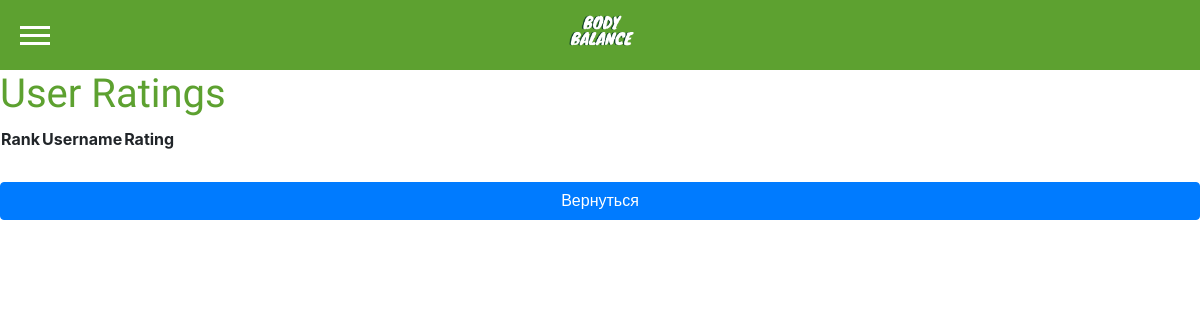
The page /progress/users_rating_read/ (signed in) on the database as committed earlier.
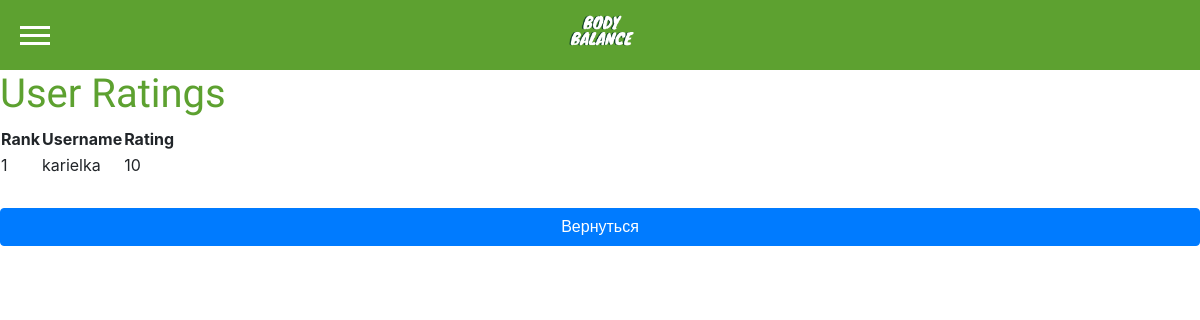
The same page on the database as committed later.
### Progress/models.py (models this page shows, shortened)
class UserRating(models.Model):
    user = models.OneToOneField(User, on_delete=models.CASCADE, related_name='rating')
    rating = models.PositiveIntegerField(default=0)

### Progress/views.py (the view)
# urls.py: path('users_rating_read/', views.users_rating_read, name='users_rating_read'),
@login_required
def users_rating_read(request):
    user_ratings = UserRating.objects.all().order_by('-rating')
    context = {
        'user_ratings': user_ratings,
    }
    return render(request, 'progress/users_rating_read.html', context)

### Progress/templates/progress/users_rating_read.html
{% extends "main/base.html" %}
{% block content %}
<h1>User Ratings</h1>
<div class="user-ratings-list">
    <table>
        <thead>
            <tr>
                <th>Rank</th>
                <th>Username</th>
                <th>Rating</th>
            </tr>
        </thead>
        <tbody>
            {% for user_rating in user_ratings %}
                <tr>
                    <td>{{ forloop.counter }}</td>
                    <td>{{ user_rating.user.username }}</td>
                    <td>{{ user_rating.rating }}</td>
                </tr>
            {% endfor %}
        </tbody>
    </table>
    <p><a class="btn btn-primary" href="{% url 'index-progress' %}">Вернуться</a></p>
</div>
{% endblock %}

Rows that differ between the two databases and show on the page:
added UserRating: user.username "karielka", rating "10"
